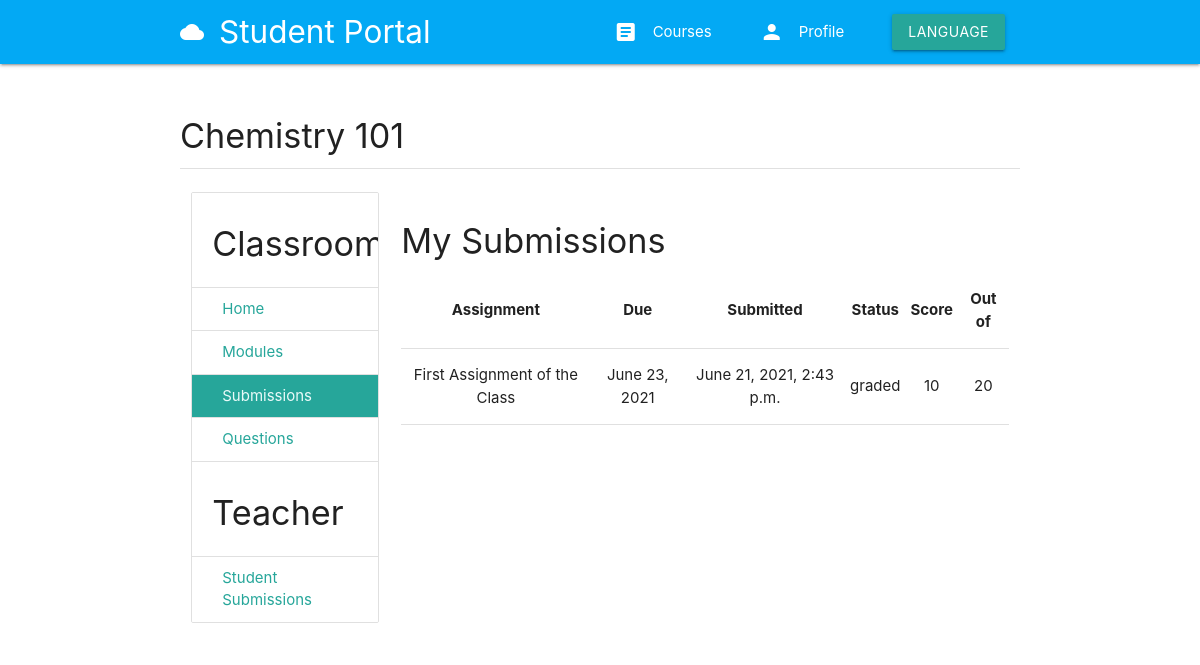
Screenshot of /en/courses/chemistry-101/student/grades/ (signed in) with the database file from the repository.
### classroom/models.py (models this page shows, shortened)
class Course(BaseTimestamp):
    title = models.CharField(_('title'), max_length=200)
    slug = models.SlugField(_('slug'), unique=True, blank=True)
    teacher = models.ForeignKey(User, related_name='my_courses', on_delete=models.CASCADE, verbose_name=_('teacher'))
    category = models.ForeignKey(Category, related_name='courses', on_delete=models.CASCADE, verbose_name=_('category'))
    students = models.ManyToManyField(User, related_name='enrolled_courses', blank=True, through=CourseStudent, verbose_name=_('students'))
    description = models.TextField(_('description'))
    syllabus = RichTextField()
    photo = models.ImageField(_('photo'), upload_to=course_image)
    class Meta:
        verbose_name = _('Course')
        verbose_name_plural = _('Courses')
        ordering = ['-created_at']
    def get_absolute_url(self):
        return reverse("classroom:course-detail", kwargs={"course_slug": self.slug})
    def get_course_submissions_absolute_url(self):
        return reverse("classroom:course-grades", kwargs={"course_slug": self.slug})
    def get_student_submissions_absolute_url(self):
        return reverse("classroom:student-grades", kwargs={"course_slug": self.slug})
    def get_modules_absolute_url(self):
        return reverse("module:course-modules", kwargs={"course_slug": self.slug})
    def get_questions_absolute_url(self):
        return reverse("question:course-questions", kwargs={"course_slug": self.slug})

class Grade(models.Model):
    STATUS_CHOICES = (
        ('Pending', 'Pending'),
        ('Graded', 'Graded'),
    )
    course = models.ForeignKey(Course, related_name='grades', on_delete=models.CASCADE, verbose_name=_('course'))
    submission = models.ForeignKey(Submission, related_name='grades', on_delete=models.CASCADE, verbose_name=_('submission'))
    points = models.PositiveIntegerField(_('points'), default=0)
    status = models.CharField(_('status'), choices=STATUS_CHOICES, default='Pending', max_length=10)
    class Meta:
        verbose_name = _('Grade')
        verbose_name_plural = _('Grades')

### assignment/models.py (models this page shows, shortened)
class Submission(BaseTimestamp):
    student = models.ForeignKey(User, related_name='assignment_submissions', on_delete=models.CASCADE)
    assignment = models.ForeignKey(Assignment, related_name='submissions', on_delete=models.CASCADE)
    file = models.FileField(upload_to=submission_file)
    comment = models.TextField()

class Assignment(BaseTimestamp):
    title = models.CharField(max_length=200)
    content = RichTextField()
    points = models.PositiveIntegerField()
    due = models.DateField()
    teacher = models.ForeignKey(User, related_name='assignments', on_delete=models.CASCADE)
    module = models.ForeignKey(Module, related_name='assignments', on_delete=models.CASCADE)
    files = models.ManyToManyField(AssignmentFiles, blank=True)
    class Meta:
        ordering = ['created_at']

### classroom/views.py (the view)
# urls.py: path('courses/<slug:course_slug>/student/grades/', student_grades, name='student-grades'),
@login_required
def student_grades(request, course_slug):
    course = get_object_or_404(Course, slug=course_slug)
    if request.user not in course.students.all():
        return HttpResponseForbidden()
    else:
        is_teacher = False
        if request.user == course.teacher:
            is_teacher = True
        grades = Grade.objects.filter(course=course, submission__student=request.user)
        context = {'course':course, 'grades':grades, 'is_teacher':is_teacher}
        return render(request, 'classroom/student_grades.html', context)

### templates/classroom/student_grades.html (shortened to what this page needs)
{% extends 'base.html' %}
{% load i18n %}
{% load static %}
{% block content %}
{% include 'navigation.html' %}
<div class="container">
    <div class="section">
        <div class="section">
            <h4>{{ course.title|title }}</h4>
            <div class="divider"></div>
        </div>
        <div class="row">
            {% include 'classroom/course_sidenav.html' with nav_student_submissions='active' %}
            <div class="col s9">
                <div class="section">
                    <h4>{% trans 'My Submissions' %}</h4>
                    <table>
                        <thead>
                            <tr>
                                <th class="center-align">{% trans 'Assignment' %}</th>
                                <th class="center-align">{% trans 'Due' %}</th>
                                <th class="center-align">{% trans 'Submitted' %}</th>
                                <th class="center-align">{% trans 'Status' %}</th>
                                <th class="center-align">{% trans 'Score' %}</th>
                                <th class="center-align">{% trans 'Out of' %}</th>
                            </tr>
                        </thead>
                        <tbody>
                            {% for grade in grades %}
                            <tr>
                                <td class="center-align">{{ grade.submission.assignment.title }}</td>
                                <td class="center-align">{{ grade.submission.assignment.due }}</td>
                                <td class="center-align">{{ grade.submission.created_at }}</td>
                                <td class="center-align">{{ grade.status }}</td>
                                <td class="center-align">{{ grade.points }}</td>
                                <td class="center-align">{{ grade.submission.assignment.points }}</td>
                            </tr>
                            {% empty %}
                            <tr>
                                <td colspan="6" class="center-align yellow"><b>{% trans 'No Grades' %}</b></td>
                            </tr>
                            {% endfor %}
                        </tbody>
                    </table>
                </div>
            </div>
        </div>
    </div>
</div>
{% endblock content %}

### rows the page displays
Course: title "Chemistry 101"
Grade: submission.assignment "First Assignment of the Class", submission.assignment.due "June 23, 2021", submission.created_at "June 21, 2021, 2:43 p.m.", status "graded", points "10", submission.assignment.points "20"
